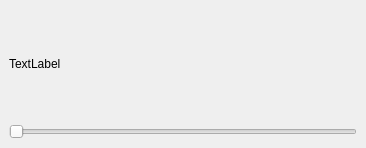
<?xml version="1.0" encoding="UTF-8"?>
<ui version="4.0">
 <class>time_slider</class>
 <widget class="QDockWidget" name="time_slider">
  <property name="geometry">
   <rect>
    <x>0</x>
    <y>0</y>
    <width>366</width>
    <height>148</height>
   </rect>
  </property>
  <property name="windowTitle">
   <string>Postgre Temporal Tables</string>
  </property>
  <widget class="QWidget" name="dockWidgetContents">
   <layout class="QGridLayout" name="gridLayout">
    <item row="2" column="0">
     <widget class="QSlider" name="mytimeslider">
      <property name="orientation">
       <enum>Qt::Horizontal</enum>
      </property>
     </widget>
    </item>
    <item row="0" column="0">
     <widget class="QLabel" name="date_label">
      <property name="text">
       <string>TextLabel</string>
      </property>
     </widget>
    </item>
   </layout>
  </widget>
 </widget>
 <resources/>
 <connections/>
</ui>
